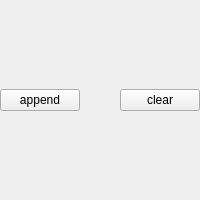
        <widget class="QDockWidget" name="dockWidget_3">
         <property name="sizePolicy">
          <sizepolicy hsizetype="Preferred" vsizetype="Expanding">
           <horstretch>0</horstretch>
           <verstretch>0</verstretch>
          </sizepolicy>
         </property>
         <property name="minimumSize">
          <size>
           <width>136</width>
           <height>200</height>
          </size>
         </property>
         <property name="features">
          <set>QDockWidget::DockWidgetFloatable|QDockWidget::DockWidgetMovable</set>
         </property>
         <property name="allowedAreas">
          <set>Qt::AllDockWidgetAreas</set>
         </property>
         <property name="windowTitle">
          <string>Decay curves</string>
         </property>
         <widget class="QWidget" name="dockWidgetContents_3">
          <layout class="QGridLayout" name="gridLayout_3">
           <property name="leftMargin">
            <number>0</number>
           </property>
           <property name="topMargin">
            <number>0</number>
           </property>
           <property name="rightMargin">
            <number>0</number>
           </property>
           <property name="bottomMargin">
            <number>0</number>
           </property>
           <property name="spacing">
            <number>0</number>
           </property>
           <item row="0" column="1">
            <widget class="QPushButton" name="pushButton_7">
             <property name="text">
              <string>append</string>
             </property>
            </widget>
           </item>
           <item row="2" column="0" colspan="5">
            <layout class="QVBoxLayout" name="verticalLayout_9">
             <property name="spacing">
              <number>0</number>
             </property>
             <property name="sizeConstraint">
              <enum>QLayout::SetNoConstraint</enum>
             </property>
            </layout>
           </item>
           <item row="0" column="2">
            <spacer name="horizontalSpacer">
             <property name="orientation">
              <enum>Qt::Horizontal</enum>
             </property>
             <property name="sizeHint" stdset="0">
              <size>
               <width>40</width>
               <height>20</height>
              </size>
             </property>
            </spacer>
           </item>
           <item row="0" column="3">
            <widget class="QPushButton" name="pushButton_8">
             <property name="text">
              <string>clear</string>
             </property>
            </widget>
           </item>
          </layout>
         </widget>
        </widget>
